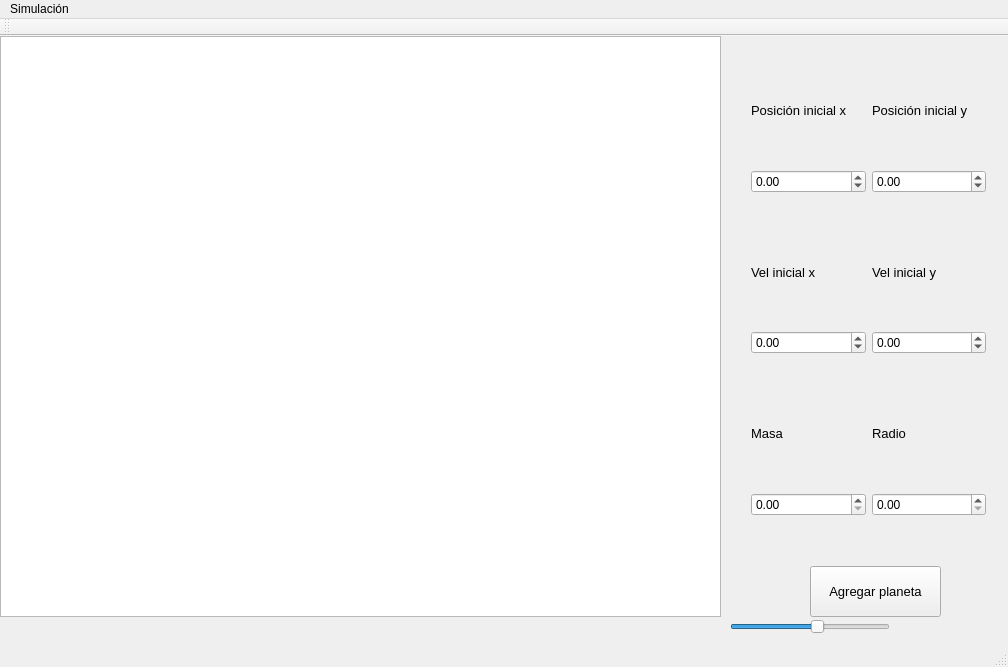
<?xml version="1.0" encoding="UTF-8"?>
<ui version="4.0">
 <class>MainWindow</class>
 <widget class="QMainWindow" name="MainWindow">
  <property name="geometry">
   <rect>
    <x>0</x>
    <y>0</y>
    <width>1008</width>
    <height>667</height>
   </rect>
  </property>
  <property name="windowTitle">
   <string>MainWindow</string>
  </property>
  <widget class="QWidget" name="centralWidget">
   <widget class="QWidget" name="gridLayoutWidget">
    <property name="geometry">
     <rect>
      <x>740</x>
      <y>10</y>
      <width>257</width>
      <height>501</height>
     </rect>
    </property>
    <layout class="QGridLayout" name="gridLayout">
     <item row="7" column="2">
      <widget class="QDoubleSpinBox" name="radio">
       <property name="maximum">
        <double>1000.000000000000000</double>
       </property>
      </widget>
     </item>
     <item row="1" column="2">
      <widget class="QDoubleSpinBox" name="pyo">
       <property name="minimum">
        <double>-8000.000000000000000</double>
       </property>
       <property name="maximum">
        <double>8000.000000000000000</double>
       </property>
       <property name="singleStep">
        <double>100.000000000000000</double>
       </property>
      </widget>
     </item>
     <item row="0" column="2">
      <widget class="QLabel" name="label_2">
       <property name="font">
        <font>
         <pointsize>10</pointsize>
        </font>
       </property>
       <property name="text">
        <string>Posición inicial y</string>
       </property>
      </widget>
     </item>
     <item row="3" column="1">
      <widget class="QLabel" name="label_3">
       <property name="font">
        <font>
         <pointsize>10</pointsize>
        </font>
       </property>
       <property name="text">
        <string>Vel inicial x</string>
       </property>
      </widget>
     </item>
     <item row="8" column="1" colspan="2">
      <spacer name="horizontalSpacer_3">
       <property name="orientation">
        <enum>Qt::Horizontal</enum>
       </property>
       <property name="sizeHint" stdset="0">
        <size>
         <width>40</width>
         <height>20</height>
        </size>
       </property>
      </spacer>
     </item>
     <item row="3" column="2">
      <widget class="QLabel" name="label_4">
       <property name="font">
        <font>
         <pointsize>10</pointsize>
        </font>
       </property>
       <property name="text">
        <string>Vel inicial y</string>
       </property>
      </widget>
     </item>
     <item row="0" column="1">
      <widget class="QLabel" name="label">
       <property name="font">
        <font>
         <pointsize>10</pointsize>
         <weight>50</weight>
         <bold>false</bold>
        </font>
       </property>
       <property name="text">
        <string>Posición inicial x</string>
       </property>
      </widget>
     </item>
     <item row="5" column="1" colspan="2">
      <spacer name="horizontalSpacer_2">
       <property name="orientation">
        <enum>Qt::Horizontal</enum>
       </property>
       <property name="sizeHint" stdset="0">
        <size>
         <width>40</width>
         <height>20</height>
        </size>
       </property>
      </spacer>
     </item>
     <item row="6" column="1">
      <widget class="QLabel" name="label_5">
       <property name="font">
        <font>
         <pointsize>10</pointsize>
        </font>
       </property>
       <property name="text">
        <string>Masa</string>
       </property>
      </widget>
     </item>
     <item row="1" column="1">
      <widget class="QDoubleSpinBox" name="pxo">
       <property name="minimum">
        <double>-8000.000000000000000</double>
       </property>
       <property name="maximum">
        <double>8000.000000000000000</double>
       </property>
       <property name="singleStep">
        <double>100.000000000000000</double>
       </property>
       <property name="value">
        <double>0.000000000000000</double>
       </property>
      </widget>
     </item>
     <item row="4" column="1">
      <widget class="QDoubleSpinBox" name="vxo">
       <property name="minimum">
        <double>-100.000000000000000</double>
       </property>
       <property name="maximum">
        <double>100.000000000000000</double>
       </property>
      </widget>
     </item>
     <item row="4" column="2">
      <widget class="QDoubleSpinBox" name="vyo">
       <property name="minimum">
        <double>-100.000000000000000</double>
       </property>
       <property name="maximum">
        <double>100.000000000000000</double>
       </property>
      </widget>
     </item>
     <item row="7" column="1">
      <widget class="QDoubleSpinBox" name="masa">
       <property name="maximum">
        <double>100000.000000000000000</double>
       </property>
       <property name="singleStep">
        <double>1000.000000000000000</double>
       </property>
      </widget>
     </item>
     <item row="6" column="2">
      <widget class="QLabel" name="label_6">
       <property name="font">
        <font>
         <pointsize>10</pointsize>
        </font>
       </property>
       <property name="text">
        <string>Radio</string>
       </property>
      </widget>
     </item>
     <item row="2" column="1" colspan="2">
      <spacer name="horizontalSpacer">
       <property name="orientation">
        <enum>Qt::Horizontal</enum>
       </property>
       <property name="sizeHint" stdset="0">
        <size>
         <width>40</width>
         <height>20</height>
        </size>
       </property>
      </spacer>
     </item>
    </layout>
   </widget>
   <widget class="QGraphicsView" name="graphicsView">
    <property name="geometry">
     <rect>
      <x>0</x>
      <y>0</y>
      <width>721</width>
      <height>581</height>
     </rect>
    </property>
   </widget>
   <widget class="QPushButton" name="agregar">
    <property name="geometry">
     <rect>
      <x>810</x>
      <y>530</y>
      <width>131</width>
      <height>51</height>
     </rect>
    </property>
    <property name="font">
     <font>
      <pointsize>10</pointsize>
     </font>
    </property>
    <property name="text">
     <string>Agregar planeta</string>
    </property>
   </widget>
   <widget class="QSlider" name="horizontalSlider">
    <property name="geometry">
     <rect>
      <x>730</x>
      <y>580</y>
      <width>160</width>
      <height>22</height>
     </rect>
    </property>
    <property name="minimum">
     <number>-99</number>
    </property>
    <property name="value">
     <number>10</number>
    </property>
    <property name="orientation">
     <enum>Qt::Horizontal</enum>
    </property>
   </widget>
  </widget>
  <widget class="QMenuBar" name="menuBar">
   <property name="geometry">
    <rect>
     <x>0</x>
     <y>0</y>
     <width>1008</width>
     <height>22</height>
    </rect>
   </property>
   <widget class="QMenu" name="Simulacion">
    <property name="title">
     <string>Simulación</string>
    </property>
    <addaction name="actionIniciar"/>
    <addaction name="actionDetener"/>
    <addaction name="actionCerrar"/>
    <addaction name="separator"/>
   </widget>
   <addaction name="Simulacion"/>
  </widget>
  <widget class="QToolBar" name="mainToolBar">
   <attribute name="toolBarArea">
    <enum>TopToolBarArea</enum>
   </attribute>
   <attribute name="toolBarBreak">
    <bool>false</bool>
   </attribute>
  </widget>
  <widget class="QStatusBar" name="statusBar"/>
  <action name="actionIniciar">
   <property name="icon">
    <iconset resource="iconos.qrc">
     <normaloff>:/imagen/play.png</normaloff>:/imagen/play.png</iconset>
   </property>
   <property name="text">
    <string>Iniciar</string>
   </property>
  </action>
  <action name="actionDetener">
   <property name="icon">
    <iconset resource="iconos.qrc">
     <normaloff>:/imagen/stop.jpg</normaloff>:/imagen/stop.jpg</iconset>
   </property>
   <property name="text">
    <string>Detener</string>
   </property>
  </action>
  <action name="actionCerrar">
   <property name="icon">
    <iconset resource="iconos.qrc">
     <normaloff>:/imagen/exit.jpg</normaloff>:/imagen/exit.jpg</iconset>
   </property>
   <property name="text">
    <string>Cerrar</string>
   </property>
  </action>
 </widget>
 <layoutdefault spacing="6" margin="11"/>
 <resources>
  <include location="iconos.qrc"/>
 </resources>
 <connections/>
</ui>
